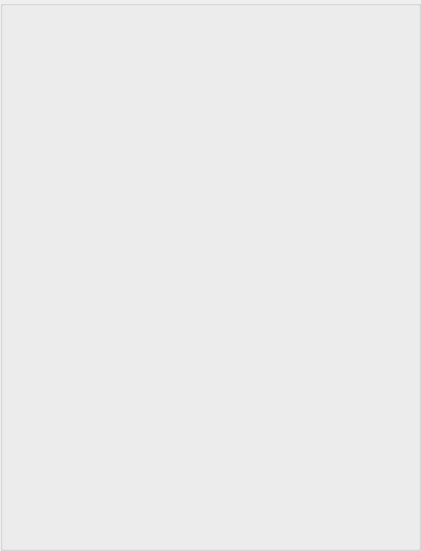
<?xml version="1.0" encoding="UTF-8"?>
<ui version="4.0">
 <class>GroupBox</class>
 <widget class="QGroupBox" name="GroupBox">
  <property name="geometry">
   <rect>
    <x>0</x>
    <y>0</y>
    <width>421</width>
    <height>551</height>
   </rect>
  </property>
  <property name="windowTitle">
   <string>GroupBox</string>
  </property>
  <property name="title">
   <string/>
  </property>
 </widget>
 <resources/>
 <connections/>
</ui>
